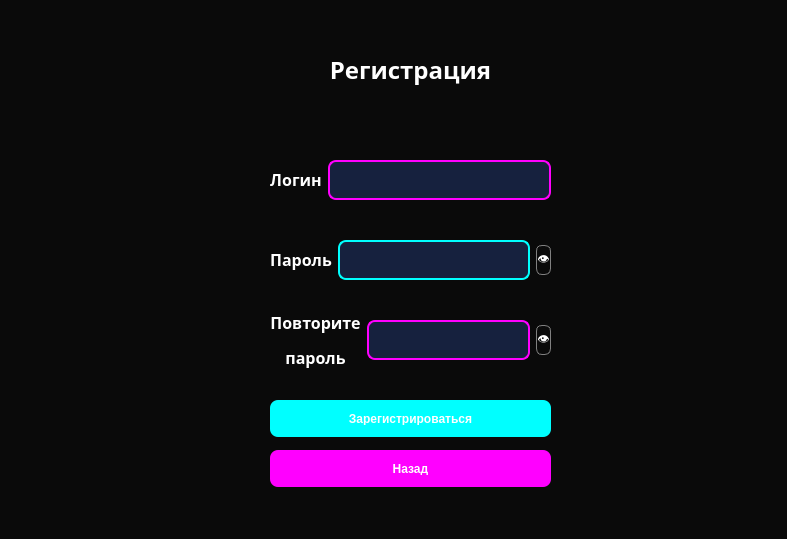
<?xml version="1.0" encoding="UTF-8"?>
<ui version="4.0">
 <class>MainWindow</class>
 <widget class="QMainWindow" name="MainWindow">
  <property name="geometry">
   <rect>
    <x>0</x>
    <y>0</y>
    <width>787</width>
    <height>539</height>
   </rect>
  </property>
  <property name="minimumSize">
   <size>
    <width>400</width>
    <height>350</height>
   </size>
  </property>
  <property name="windowTitle">
   <string>MainWindow</string>
  </property>
  <property name="styleSheet">
   <string notr="true">background-color: #0a0a0a;</string>
  </property>
  <widget class="QWidget" name="centralwidget">
   <widget class="QLabel" name="label_4">
    <property name="geometry">
     <rect>
      <x>270</x>
      <y>50</y>
      <width>281</width>
      <height>41</height>
     </rect>
    </property>
    <property name="styleSheet">
     <string notr="true">color: white; font-family: Fjord One; font-size: 18px; font-weight: bold;</string>
    </property>
    <property name="text">
     <string>&lt;html&gt;&lt;head/&gt;&lt;body&gt;&lt;p align=&quot;center&quot;&gt;&lt;span style=&quot; font-size:18pt;&quot;&gt;Регистрация&lt;/span&gt;&lt;/p&gt;&lt;/body&gt;&lt;/html&gt;</string>
    </property>
   </widget>
   <widget class="QWidget" name="horizontalLayoutWidget">
    <property name="geometry">
     <rect>
      <x>270</x>
      <y>140</y>
      <width>281</width>
      <height>80</height>
     </rect>
    </property>
    <layout class="QHBoxLayout" name="horizontalLayout_3">
     <item>
      <widget class="QLabel" name="label_8">
       <property name="styleSheet">
        <string notr="true">color: white; font-family: Fjord One; font-size: 18px; font-weight: bold;</string>
       </property>
       <property name="text">
        <string>&lt;html&gt;&lt;head/&gt;&lt;body&gt;&lt;p align=&quot;center&quot;&gt;&lt;span style=&quot; font-size:12pt;&quot;&gt;Логин&lt;/span&gt;&lt;/p&gt;&lt;/body&gt;&lt;/html&gt;</string>
       </property>
      </widget>
     </item>
     <item>
      <widget class="QLineEdit" name="input_logr">
       <property name="styleSheet">
        <string notr="true">background-color: #16213e; color: white; border: 2px solid #ff00ff; border-radius: 8px; padding: 10px;</string>
       </property>
      </widget>
     </item>
    </layout>
   </widget>
   <widget class="QWidget" name="horizontalLayoutWidget_2">
    <property name="geometry">
     <rect>
      <x>270</x>
      <y>220</y>
      <width>281</width>
      <height>80</height>
     </rect>
    </property>
    <layout class="QHBoxLayout" name="horizontalLayout_4">
     <item>
      <widget class="QLabel" name="label_9">
       <property name="styleSheet">
        <string notr="true">color: white; font-family: Fjord One; font-size: 18px; font-weight: bold;</string>
       </property>
       <property name="text">
        <string>&lt;html&gt;&lt;head/&gt;&lt;body&gt;&lt;p align=&quot;center&quot;&gt;&lt;span style=&quot; font-size:12pt;&quot;&gt;Пароль&lt;/span&gt;&lt;/p&gt;&lt;/body&gt;&lt;/html&gt;</string>
       </property>
      </widget>
     </item>
     <item>
      <widget class="QLineEdit" name="input_pasr">
       <property name="styleSheet">
        <string notr="true">background-color: #16213e; color: white; border: 2px solid #00ffff
; border-radius: 8px; padding: 10px;</string>
       </property>
      </widget>
     </item>
     <item>
      <widget class="QPushButton" name="toggle_button">
       <property name="maximumSize">
        <size>
         <width>30</width>
         <height>30</height>
        </size>
       </property>
       <property name="styleSheet">
        <string notr="true">color: white;
    background-color: transparent;
    border: 1px solid gray;
    border-radius: 6px;</string>
       </property>
       <property name="text">
        <string>👁</string>
       </property>
      </widget>
     </item>
    </layout>
   </widget>
   <widget class="QPushButton" name="exit_button">
    <property name="geometry">
     <rect>
      <x>270</x>
      <y>450</y>
      <width>281</width>
      <height>37</height>
     </rect>
    </property>
    <property name="minimumSize">
     <size>
      <width>279</width>
      <height>0</height>
     </size>
    </property>
    <property name="font">
     <font>
      <weight>75</weight>
      <bold>true</bold>
     </font>
    </property>
    <property name="styleSheet">
     <string notr="true">background-color: #ff00ff
; color: white; border: none; border-radius: 8px; padding: 12px; font-weight: bold;</string>
    </property>
    <property name="text">
     <string>Назад</string>
    </property>
   </widget>
   <widget class="QPushButton" name="log_button">
    <property name="geometry">
     <rect>
      <x>270</x>
      <y>400</y>
      <width>281</width>
      <height>37</height>
     </rect>
    </property>
    <property name="font">
     <font>
      <weight>75</weight>
      <bold>true</bold>
     </font>
    </property>
    <property name="styleSheet">
     <string notr="true">background-color: #00ffff

; color: white; border: none; border-radius: 8px; padding: 12px; font-weight: bold;</string>
    </property>
    <property name="text">
     <string>Зарегистрироваться</string>
    </property>
   </widget>
   <widget class="QWidget" name="horizontalLayoutWidget_3">
    <property name="geometry">
     <rect>
      <x>270</x>
      <y>300</y>
      <width>281</width>
      <height>80</height>
     </rect>
    </property>
    <layout class="QHBoxLayout" name="horizontalLayout_5">
     <item>
      <widget class="QLabel" name="label_10">
       <property name="styleSheet">
        <string notr="true">color: white; font-family: Fjord One; font-size: 18px; font-weight: bold;</string>
       </property>
       <property name="text">
        <string>&lt;html&gt;&lt;head/&gt;&lt;body&gt;&lt;p align=&quot;center&quot;&gt;&lt;span style=&quot; font-size:12pt;&quot;&gt;Повторите&lt;/span&gt;&lt;/p&gt;&lt;p align=&quot;center&quot;&gt;&lt;span style=&quot; font-size:12pt;&quot;&gt;пароль&lt;/span&gt;&lt;/p&gt;&lt;/body&gt;&lt;/html&gt;</string>
       </property>
      </widget>
     </item>
     <item>
      <widget class="QLineEdit" name="input_pasr2">
       <property name="styleSheet">
        <string notr="true">background-color: #16213e; color: white; border: 2px solid #ff00ff
; border-radius: 8px; padding: 10px;</string>
       </property>
      </widget>
     </item>
     <item>
      <widget class="QPushButton" name="toggle_button_2">
       <property name="maximumSize">
        <size>
         <width>30</width>
         <height>30</height>
        </size>
       </property>
       <property name="styleSheet">
        <string notr="true">color: white;
    background-color: transparent;
    border: 1px solid gray;
    border-radius: 6px;</string>
       </property>
       <property name="text">
        <string>👁</string>
       </property>
      </widget>
     </item>
    </layout>
   </widget>
  </widget>
  <widget class="QMenuBar" name="menubar">
   <property name="geometry">
    <rect>
     <x>0</x>
     <y>0</y>
     <width>787</width>
     <height>26</height>
    </rect>
   </property>
  </widget>
  <widget class="QStatusBar" name="statusbar"/>
 </widget>
 <resources/>
 <connections/>
</ui>
